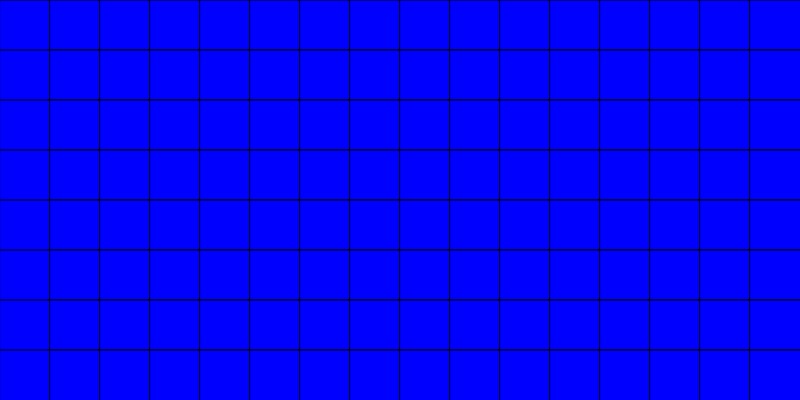
Frame 1 (no input)
Frame 60 (no input): identical to frame 1, image omitted
Frame 120 (the mouse pressed at the canvas centre since frame 60): identical to frame 1, image omitted

The p5.js sketch that drew this single still picture (run headless with seeded random() and noise() and a simulated clock; from frame 60 on, the mouse is pressed at the canvas centre):

// p5.js sketch
// ── sketch.js
//Step02 Colour Spectrum
'use strict';

function setup() {
    createCanvas(800, 400);
    colorMode(HSB, 360, 100, 100);
    //Decided to turn off stroke so users can see the grid that has been created 
    //noStroke();
}

function draw() {

//This is a loop within a loop, this will create a grid of squares covering the canvas
//It will be 16 in the xaxis and and 8 in the yaxis, This is because 50 that is in eachloop
//will divide into 800 = 16 times and will divide into 400 = 8 times
  for(var gridY = 0; gridY < height; gridY += 50) {
      for(var gridX = 0; gridX < width; gridX += 50){
        fill('blue');
        rect(gridX,gridY,100,100);
      }
  }
}
